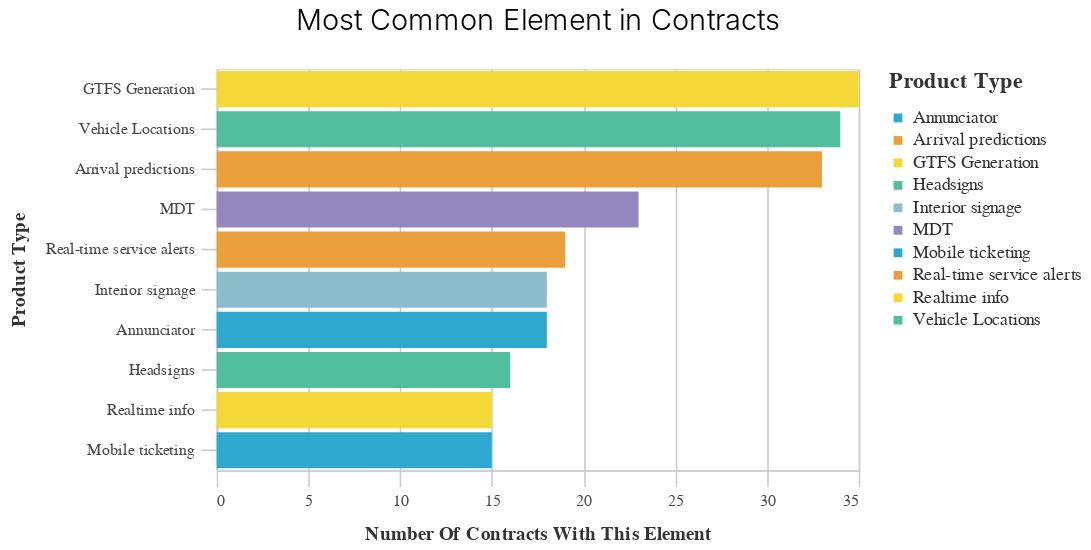

The cell this chart's notebook holds for it:
### Code cell
charts.basic_bar_chart(
    most_common_contract_product, "number_of_contracts with this element", "product_type", "product_type", "Most Common Element in Contracts"
)

### Figure 1 — Vega-Lite specification as saved in the notebook (floating-point values rounded to 4 significant figures)
{"config": {"view": {"continuousWidth": 400, "continuousHeight": 300}, "axis": {"domainColor": "#cbcbcb", "grid": true, "gridColor": "#cbcbcb", "gridWidth": 1, "labelColor": "#474747", "labelFont": "Nunito Sans", "labelFontSize": 10, "labelPadding": 4, "tickColor": "#cbcbcb", "tickSize": 10, "titleColor": "#333", "titleFont": "Raleway", "titleFontSize": 12, "titlePadding": 10}, "axisBand": {"grid": false}, "background": "white", "font": "Raleway", "header": {"labelFont": "Nunito Sans", "titleFont": "Raleway"}, "legend": {"labelColor": "#333", "labelFont": "Nunito Sans", "labelFontSize": 11, "labelLimit": 0, "padding": 1, "symbolSize": 30, "symbolType": "square", "titleColor": "#333", "titleFont": "Raleway", "titleFontSize": 14, "titlePadding": 10}, "title": {"anchor": "middle", "font": "Raleway", "fontSize": 18, "fontWeight": 300, "offset": 20}}, "data": {"name": "data-65d32567bf7a227a0301f726bec8a707"}, "mark": "bar", "encoding": {"color": {"field": "product_type", "legend": {"title": "Product Type"}, "scale": {"range": ["#2EA8CE", "#EB9F3C", "#F4D837", "#51BF9D", "#8CBCCB", "#9487C0"]}, "type": "nominal"}, "x": {"field": "number_of_contracts with this element", "title": "Number Of Contracts With This Element", "type": "quantitative"}, "y": {"field": "product_type", "sort": "-x", "title": "Product Type", "type": "nominal"}}, "height": 250, "title": "Most Common Element in Contracts", "width": 400, "$schema": "https://vega.github.io/schema/vega-lite/v4.17.0.json", "datasets": {"data-65d32567bf7a227a0301f726bec8a707": [{"product_type": "GTFS Generation", "number_of_contracts with this element": 35}, {"product_type": "Vehicle Locations", "number_of_contracts with this element": 34}, {"product_type": "Arrival predictions", "number_of_contracts with this element": 33}, {"product_type": "MDT", "number_of_contracts with this element": 23}, {"product_type": "Real-time service alerts", "number_of_contracts with this element": 19}, {"product_type": "Interior signage", "number_of_contracts with this element": 18}, {"product_type": "Annunciator", "number_of_contracts with this element": 18}, {"product_type": "Headsigns", "number_of_contracts with this element": 16}, {"product_type": "Realtime info", "number_of_contracts with this element": 15}, {"product_type": "Mobile ticketing", "number_of_contracts with this element": 15}]}}
